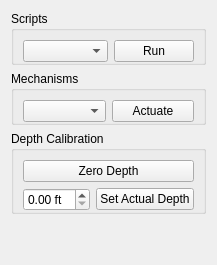
        <widget class="QWidget" name="tabWidgetPage3">
         <attribute name="title">
          <string>Other</string>
         </attribute>
         <layout class="QVBoxLayout" name="verticalLayout_9">
          <item>
           <widget class="QGroupBox" name="groupBox_10">
            <property name="title">
             <string>Scripts</string>
            </property>
            <layout class="QVBoxLayout" name="verticalLayout_10">
             <property name="bottomMargin">
              <number>0</number>
             </property>
             <item>
              <layout class="QHBoxLayout" name="horizontalLayout_3">
               <item>
                <widget class="QComboBox" name="scriptsComboBox">
                 <property name="sizePolicy">
                  <sizepolicy hsizetype="Expanding" vsizetype="Fixed">
                   <horstretch>0</horstretch>
                   <verstretch>0</verstretch>
                  </sizepolicy>
                 </property>
                </widget>
               </item>
               <item>
                <widget class="QPushButton" name="runScriptPushButton">
                 <property name="sizePolicy">
                  <sizepolicy hsizetype="Minimum" vsizetype="Fixed">
                   <horstretch>0</horstretch>
                   <verstretch>0</verstretch>
                  </sizepolicy>
                 </property>
                 <property name="text">
                  <string>Run</string>
                 </property>
                </widget>
               </item>
              </layout>
             </item>
            </layout>
           </widget>
          </item>
          <item>
           <widget class="QGroupBox" name="groupBox_11">
            <property name="title">
             <string>Mechanisms</string>
            </property>
            <layout class="QVBoxLayout" name="verticalLayout_11">
             <property name="bottomMargin">
              <number>0</number>
             </property>
             <item>
              <layout class="QHBoxLayout" name="horizontalLayout_11">
               <item>
                <widget class="QComboBox" name="mechsComboBox"/>
               </item>
               <item>
                <widget class="QPushButton" name="actuateMechPushButton">
                 <property name="text">
                  <string>Actuate</string>
                 </property>
                </widget>
               </item>
              </layout>
             </item>
            </layout>
           </widget>
          </item>
          <item>
           <widget class="QGroupBox" name="groupBox_12">
            <property name="sizePolicy">
             <sizepolicy hsizetype="MinimumExpanding" vsizetype="MinimumExpanding">
              <horstretch>0</horstretch>
              <verstretch>0</verstretch>
             </sizepolicy>
            </property>
            <property name="title">
             <string>Depth Calibration</string>
            </property>
            <layout class="QVBoxLayout" name="verticalLayout_3">
             <property name="bottomMargin">
              <number>0</number>
             </property>
             <item>
              <widget class="QPushButton" name="zeroDepthPushButton">
               <property name="sizePolicy">
                <sizepolicy hsizetype="Preferred" vsizetype="Fixed">
                 <horstretch>0</horstretch>
                 <verstretch>0</verstretch>
                </sizepolicy>
               </property>
               <property name="text">
                <string>Zero Depth</string>
               </property>
              </widget>
             </item>
             <item>
              <layout class="QFormLayout" name="formLayout_11">
               <item row="1" column="1">
                <widget class="QPushButton" name="setActualDepthPushButton">
                 <property name="enabled">
                  <bool>true</bool>
                 </property>
                 <property name="text">
                  <string>Set Actual Depth</string>
                 </property>
                </widget>
               </item>
               <item row="1" column="0">
                <widget class="QDoubleSpinBox" name="actualDepthDoubleSpinBox">
                 <property name="sizePolicy">
                  <sizepolicy hsizetype="Expanding" vsizetype="Fixed">
                   <horstretch>0</horstretch>
                   <verstretch>0</verstretch>
                  </sizepolicy>
                 </property>
                 <property name="suffix">
                  <string> ft</string>
                 </property>
                 <property name="singleStep">
                  <double>0.500000000000000</double>
                 </property>
                </widget>
               </item>
              </layout>
             </item>
            </layout>
           </widget>
          </item>
          <item>
           <spacer name="verticalSpacer">
            <property name="orientation">
             <enum>Qt::Vertical</enum>
            </property>
            <property name="sizeHint" stdset="0">
             <size>
              <width>20</width>
              <height>40</height>
             </size>
            </property>
           </spacer>
          </item>
         </layout>
        </widget>
